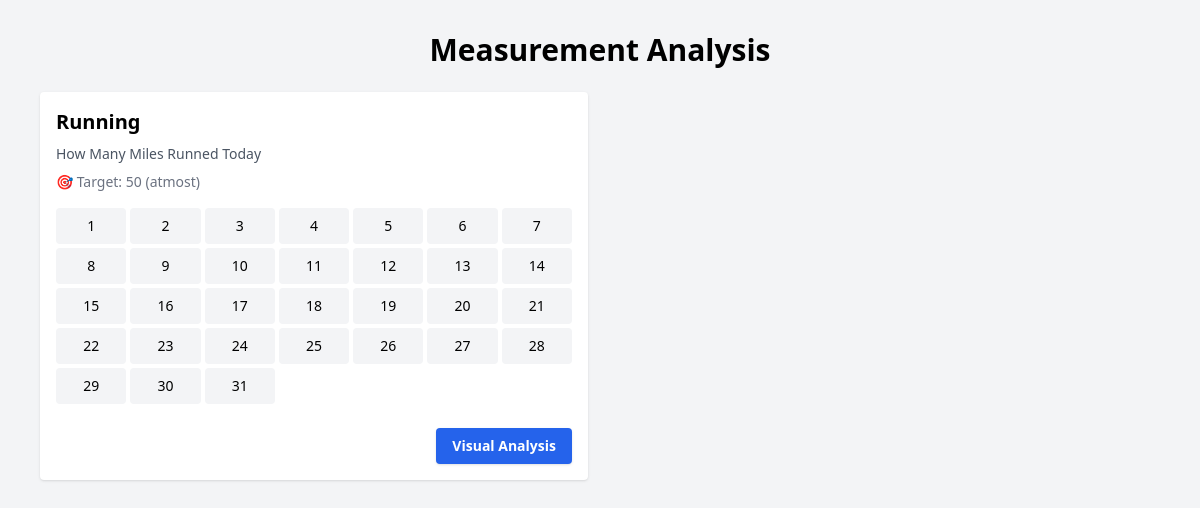
Page /measurable_analysis (signed in) on the committed database.
### app.py (models this page shows)
class Measurable(db.Model):
    id = db.Column(db.Integer, primary_key=True)
    user_id = db.Column(db.Integer, db.ForeignKey('user.id'), nullable=False)
    name = db.Column(db.String(100), nullable=False)
    question = db.Column(db.String(255))
    unit_target = db.Column(db.String(50), nullable=False)
    target_type = db.Column(db.String(20), nullable=False)  # Atleast or Atmost
    notes = db.Column(db.Text)
    color = db.Column(db.String(20))

### app.py (the view)
@app.route('/measurable_analysis')
def measurable_analysis():
    if 'user_id' not in session:
        return redirect(url_for('login'))
    from collections import defaultdict
    today = datetime.today()
    year, month = today.year, today.month
    user_id = session['user_id']
    measurables = Measurable.query.filter_by(user_id=user_id).all()
    logs = MeasurableLog.query.join(Measurable).filter(
        Measurable.user_id == user_id,
        MeasurableLog.date.like(f"{year}-{month:02d}-%")
    ).all()
    marked_units = defaultdict(dict)
    for log in logs:
        marked_units[log.measurable_id][log.date] = log.value
    days = [
        {
            'day': d,
            'date_str': f"{year}-{month:02d}-{d:02d}"
        }
        for d in range(1, calendar.monthrange(year, month)[1] + 1)
    ]
    return render_template("measurable_analysis.html", measurables=measurables,
                           marked_units=marked_units, calendar_days=days,
                           month=month, year=year)

### templates/measurable_analysis.html (shortened to what this page needs)
{% extends "base.html" %}
{% block content %}
<div class="max-w-6xl mx-auto px-4 py-8">
    <h1 class="text-3xl font-bold mb-6 text-center">Measurement Analysis</h1>
    <div class="grid grid-cols-1 md:grid-cols-2 gap-6">
        {% for m in measurables %}
        <div class="bg-white rounded shadow p-4">
            <h2 class="text-xl font-semibold mb-2">{{ m.name }}</h2>
            <p class="text-gray-600 text-sm mb-2">{{ m.question }}</p>
            <p class="text-sm text-gray-500 mb-4">🎯 Target: {{ m.unit_target }} ({{ m.target_type }})</p>
            <div class="grid grid-cols-7 gap-1 text-center text-sm">
                {% for d in calendar_days %}
                {% set has_value = marked_units[m.id].get(d.date_str, 0) %}
                <div class="p-2 rounded
                    {% if has_value %}
                      bg-blue-500 text-white font-semibold
                    {% else %}
                      bg-gray-100
                    {% endif %}">
                    {{ d.day }}
                </div>
                {% endfor %}
            </div>
            <div class="text-right mt-4">
                <a href="{{ url_for('measurable_visual', measurable_id=m.id) }}"
                    class="mt-2 inline-block bg-blue-600 hover:bg-blue-700 text-white text-sm font-semibold px-4 py-2 rounded shadow">
                    Visual Analysis
                </a>
            </div>
        </div>
        {% endfor %}
    </div>
</div>
{% endblock %}

### rows in the picture
Measurable: name "Running", question "How Many Miles Runned Today", unit_target "50", target_type "atmost", day "1" "2" "3" "4" "5" "6" "7" "8" "9" "10" "11" "12" "13" "14" "15" "16" "17" "18" "19" "20" "21" "22" "23" "24" "25" "26" "27" "28" "29" "30" "31"
